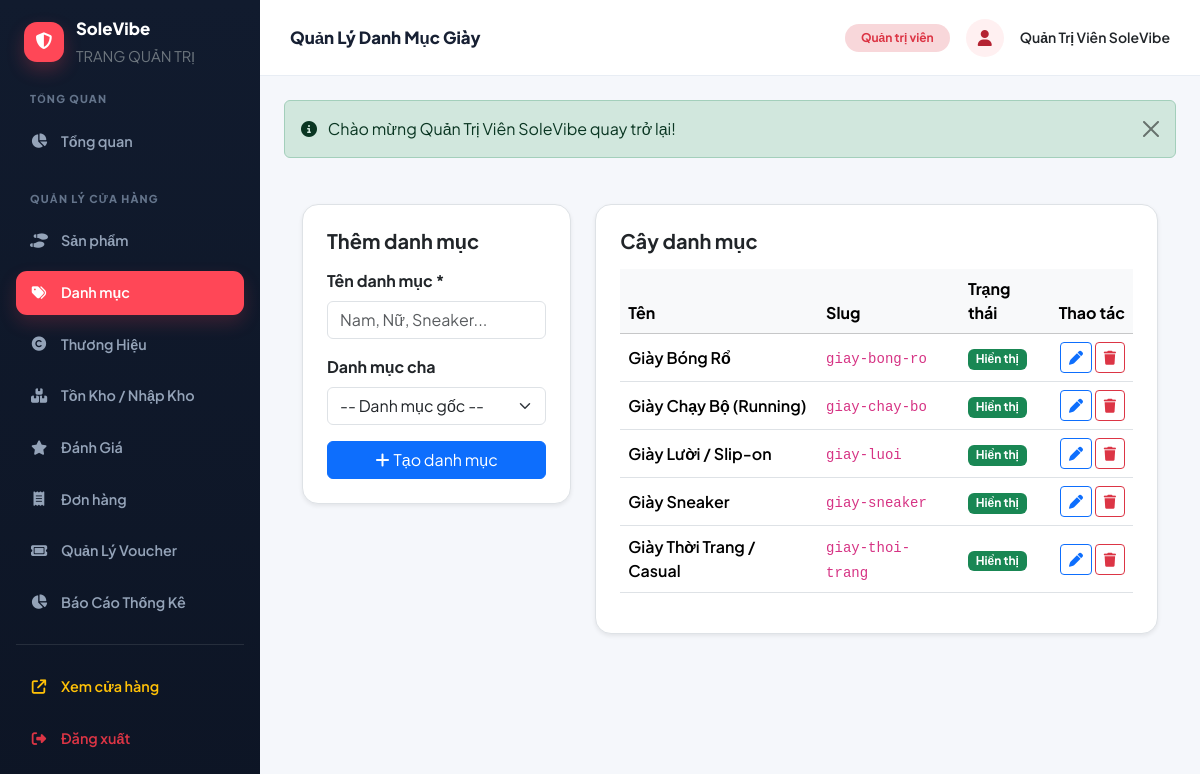
/index.php?act=admin-categories (signed in), run on the app's committed database.
### tables this page shows
CREATE TABLE `categories` (
  `id` bigint unsigned NOT NULL AUTO_INCREMENT,
  `parent_id` bigint unsigned DEFAULT NULL,
  `name` varchar(120) NOT NULL,
  `slug` varchar(150) NOT NULL,
  `status` enum('active','inactive') NOT NULL DEFAULT 'active',
  PRIMARY KEY (`id`),
  UNIQUE KEY `slug` (`slug`),
  KEY `parent_id` (`parent_id`),
  CONSTRAINT `categories_ibfk_1` FOREIGN KEY (`parent_id`) REFERENCES `categories` (`id`) ON DELETE SET NULL
);

### app/Core/BaseController.php (called while the page is built, shortened)
<?php
abstract class BaseController
{
    protected function adminView(string $viewPath, array $data = []): void
    {
        extract($data);
        $viewFile = __DIR__ . '/../Views/admin/' . $viewPath . '.php';
        $header = __DIR__ . '/../Views/layouts/admin_header.php';
        $footer = __DIR__ . '/../Views/layouts/admin_footer.php';
        require_once $header;
        require_once $viewFile;
        require_once $footer;
    }
}

### app/Controllers/Admin/CategoryController.php (called while the page is built, shortened)
<?php
class CategoryController extends BaseController
{
    private Category $categoryModel;
    public function __construct()
    {
        $this->categoryModel = new Category();
    }
    public function index(): void
    {
        $categories = $this->categoryModel->getFlatList();
        $this->adminView('categories/index', [
            'pageTitle'  => 'Quản Lý Danh Mục Giày',
            'categories' => $categories,
            'parentCategories' => $this->categoryModel->getFlatList(true),
        ]);
    }
}

### index.php (called while the page is built, shortened)
<?php
spl_autoload_register(function (string $class): void {
    $prefix = 'App\\';
    $relativeClass = substr($class, strlen($prefix));
    $file = ROOT_PATH . '/app/' . str_replace('\\', DIRECTORY_SEPARATOR, $relativeClass) . '.php';
});
require_once ROOT_PATH . '/app/Core/Helper.php';
$router = new App\Core\Router();
$router->dispatch();

### app/Core/Helper.php (called while the page is built, shortened)
<?php
if (!function_exists('base_url')) {
    function base_url(string $path = ''): string
    {
        static $baseUrl = null;
        if ($baseUrl === null) {
            $config = require __DIR__ . '/../../config/app.php';
            if (!empty($config['base_url'])) {
                $baseUrl = rtrim($config['base_url'], '/');
            } elseif (PHP_SAPI === 'cli') {
                $baseUrl = 'http://localhost/www/ban%20giay2';
            } else {
                $protocol = (!empty($_SERVER['HTTPS']) && $_SERVER['HTTPS'] !== 'off') ? 'https://' : 'http://';
                $host = $_SERVER['HTTP_HOST'] ?? 'localhost';
                $scriptName = str_replace('\\', '/', dirname($_SERVER['SCRIPT_NAME'] ?? ''));
                $scriptDir = ($scriptName === '/' || $scriptName === '.') ? '' : $scriptName;
                $baseUrl = rtrim($protocol . $host . $scriptDir, '/');
            }
        }
        return $baseUrl . ($path ? '/' . ltrim($path, '/') : '');
    }
}
if (!function_exists('route_url')) {
    function route_url(string $act = '', array $params = []): string
    {
        $query = [];
        if ($act !== '') {
            $query['act'] = $act;
        }
        foreach ($params as $k => $v) {
            $query[$k] = $v;
        }
        $queryString = http_build_query($query);
        return base_url($queryString ? 'index.php?' . $queryString : '');
    }
}
if (!function_exists('get_flash')) {
    function get_flash(string $key): ?array
    {
        if (isset($_SESSION['flash'][$key])) {
            $flash = $_SESSION['flash'][$key];
            return $flash;
        }
        return null;
    }
}
if (!function_exists('auth')) {
    function auth(): ?array
    {
        return $_SESSION['user'] ?? null;
    }
}

### config/app.php (called while the page is built)
<?php
return [
    'name'     => 'SoleVibe Sneaker Store',
    'base_url' => '',
    'timezone' => 'Asia/Ho_Chi_Minh',
];

### app/Models/Category.php (called while the page is built, shortened)
<?php
class Category extends BaseModel
{
    public function getFlatList(bool $activeOnly = false): array
    {
        $where = $activeOnly ? "WHERE status = 'active'" : '';
        $categories = $this->fetchAll("SELECT id, parent_id, name, slug, status FROM categories {$where} ORDER BY name ASC");
        $result = [];
        return $result;
    }
}

### app/Core/BaseModel.php (called while the page is built, shortened)
<?php
abstract class BaseModel
{
    protected PDO $db;
    public function __construct()
    {
        $this->db = Database::getConnection();
    }
    public function query(string $sql, array $params = []): PDOStatement
    {
        $stmt = $this->db->prepare($sql);
        $stmt->execute($params);
        return $stmt;
    }
    public function fetchAll(string $sql, array $params = []): array
    {
        return $this->query($sql, $params)->fetchAll();
    }
}

### config/database.php (called while the page is built)
<?php
return [
    'host'     => '127.0.0.1',
    'port'     => '3306',
    'dbname'   => 'bangiay2',
    'username' => 'root',
    'password' => '',
    'charset'  => 'utf8mb4',
    'options'  => [
        PDO::ATTR_ERRMODE            => PDO::ERRMODE_EXCEPTION,
        PDO::ATTR_DEFAULT_FETCH_MODE => PDO::FETCH_ASSOC,
        PDO::ATTR_EMULATE_PREPARES   => false,
        PDO::MYSQL_ATTR_INIT_COMMAND => "SET sql_mode=(SELECT REPLACE(@@sql_mode,'ONLY_FULL_GROUP_BY',''))",
    ],
];

### app/Core/Database.php (called while the page is built, shortened)
<?php
class Database
{
    private static ?PDO $instance = null;
    public static function getConnection(): PDO
    {
        if (self::$instance === null) {
            $config = require __DIR__ . '/../../config/database.php';
            $dsn = sprintf(
                'mysql:host=%s;port=%s;dbname=%s;charset=%s',
                $config['host'],
                $config['port'],
                $config['dbname'],
                $config['charset']
            );
            try {
                self::$instance = new PDO(
                    $dsn,
                    $config['username'],
                    $config['password'],
                    $config['options']
                );
            } catch (PDOException $e) {
                die('Lỗi kết nối cơ sở dữ liệu: ' . $e->getMessage());
            }
        }
        return self::$instance;
    }
}

### app/Views/admin/categories/index.php (the view, shortened to what this page needs)
<div class="container-fluid">
    <div class="row g-4">
        <div class="col-lg-4">
            <div class="bg-white p-4 rounded-4 border shadow-sm">
                <h5 class="fw-bold mb-3">Thêm danh mục</h5>
                <form action="<?= route_url('admin-category-store') ?>" method="POST">
                    <div class="mb-3">
                        <label class="form-label fw-bold" for="categoryName">Tên danh mục *</label>
                        <input id="categoryName" type="text" name="name" class="form-control" maxlength="120" required placeholder="Nam, Nữ, Sneaker...">
                    </div>
                    <div class="mb-3">
                        <label class="form-label fw-bold" for="categoryParent">Danh mục cha</label>
                        <select id="categoryParent" name="parent_id" class="form-select">
                            <option value="">-- Danh mục gốc --</option>
                        </select>
                    </div>
                    <button type="submit" class="btn btn-primary w-100"><i class="fa-solid fa-plus me-1"></i>Tạo danh mục</button>
                </form>
            </div>
        </div>
        <div class="col-lg-8">
            <div class="bg-white p-4 rounded-4 border shadow-sm">
                <h5 class="fw-bold mb-3">Cây danh mục</h5>
                <div class="table-responsive">
                    <table class="table align-middle table-hover">
                        <thead class="table-light"><tr><th>Tên</th><th>Slug</th><th>Trạng thái</th><th class="text-end">Thao tác</th></tr></thead>
                        <tbody>
                        <?php foreach ($categories as $category): ?>
                            <tr>
                                <td class="fw-semibold"><?= str_repeat('&mdash; ', (int)($category['depth'] ?? 0)) ?><?= htmlspecialchars($category['name']) ?></td>
                                <td><code><?= htmlspecialchars($category['slug']) ?></code></td>
                                <td><span class="badge <?= $category['status'] === 'active' ? 'bg-success' : 'bg-secondary' ?>"><?= $category['status'] === 'active' ? 'Hiển thị' : 'Tạm ẩn' ?></span></td>
                                <td class="text-end text-nowrap">
                                    <a class="btn btn-sm btn-outline-primary" href="<?= route_url('admin-category-edit', ['id' => $category['id']]) ?>"><i class="fa-solid fa-pen"></i></a>
                                    <form class="d-inline" method="POST" action="<?= route_url('admin-category-delete') ?>" onsubmit="return confirm('Xóa danh mục này? Sản phẩm sẽ bị bỏ phân loại.')">
                                        <button class="btn btn-sm btn-outline-danger" type="submit"><i class="fa-solid fa-trash"></i></button>
                                    </form>
                                </td>
                            </tr>
                        <?php endforeach; ?>
                        </tbody>
                    </table>
                </div>
            </div>
        </div>
    </div>
</div>

### app/Views/layouts/admin_header.php (shortened to what this page needs)
<!DOCTYPE html>
<html lang="vi">
<head>
    <link href="https://cdn.jsdelivr.net/npm/bootstrap@5.3.3/dist/css/bootstrap.min.css" rel="stylesheet">
    <link href="https://cdnjs.cloudflare.com/ajax/libs/font-awesome/6.5.1/css/all.min.css" rel="stylesheet">
</head>
<body>
<div class="admin-shell d-flex min-vh-100">
    <aside class="admin-sidebar py-3" id="adminSidebar">
        <div class="px-4 mb-4">
            <a href="<?= route_url('admin') ?>" class="admin-brand">
                <span class="admin-brand-icon"><i class="fa-solid fa-shield-halved"></i></span>
                <span>SoleVibe<small class="d-block text-secondary fw-normal mt-1">TRANG QUẢN TRỊ</small></span>
            </a>
        </div>
        <nav class="nav flex-column">
            <div class="admin-sidebar-caption mb-2">Tổng quan</div>
            <a class="nav-link <?= (!isset($_GET['act']) || in_array($_GET['act'], ['admin', 'admin-dashboard'], true)) ? 'active' : '' ?>" href="<?= route_url('admin') ?>">
                <i class="fa-solid fa-chart-pie"></i> Tổng quan
            </a>
            <div class="admin-sidebar-caption mt-4 mb-2">Quản lý cửa hàng</div>
            <a class="nav-link <?= (isset($_GET['act']) && str_contains($_GET['act'], 'product')) ? 'active' : '' ?>" href="<?= route_url('admin-products') ?>">
                <i class="fa-solid fa-shoe-prints"></i> Sản phẩm
            </a>
            <a class="nav-link <?= (isset($_GET['act']) && str_contains($_GET['act'], 'categor')) ? 'active' : '' ?>" href="<?= route_url('admin-categories') ?>">
                <i class="fa-solid fa-tags"></i> Danh mục
            </a>
            <a class="nav-link <?= (isset($_GET['act']) && str_contains($_GET['act'], 'brand')) ? 'active' : '' ?>" href="<?= route_url('admin-brands') ?>">
                <i class="fa-solid fa-copyright"></i> Thương Hiệu
            </a>
            <a class="nav-link <?= (isset($_GET['act']) && str_contains($_GET['act'], 'inventory')) || (isset($_GET['act']) && str_contains($_GET['act'], 'stock-receipt')) ? 'active' : '' ?>" href="<?= route_url('admin-inventory') ?>">
                <i class="fa-solid fa-boxes-stacked"></i> Tồn Kho / Nhập Kho
            </a>
            <a class="nav-link <?= (isset($_GET['act']) && str_contains($_GET['act'], 'review')) ? 'active' : '' ?>" href="<?= route_url('admin-reviews') ?>">
                <i class="fa-solid fa-star"></i> Đánh Giá
            </a>
            <a class="nav-link <?= (isset($_GET['act']) && str_contains($_GET['act'], 'order')) ? 'active' : '' ?>" href="<?= route_url('admin-orders') ?>">
                <i class="fa-solid fa-receipt"></i> Đơn hàng
            </a>
            <a class="nav-link <?= (isset($_GET['act']) && str_contains($_GET['act'], 'voucher')) ? 'active' : '' ?>" href="<?= route_url('admin-vouchers') ?>">
                <i class="fa-solid fa-ticket"></i> Quản Lý Voucher
            </a>
            <a class="nav-link <?= (isset($_GET['act']) && str_contains($_GET['act'], 'report')) ? 'active' : '' ?>" href="<?= route_url('admin-reports') ?>">
                <i class="fa-solid fa-chart-pie"></i> Báo Cáo Thống Kê
            </a>
            <hr class="border-secondary mx-3 my-3">
            <a class="nav-link text-warning" href="<?= route_url() ?>" target="_blank">
                <i class="fa-solid fa-arrow-up-right-from-square"></i> Xem cửa hàng
            </a>
            <a class="nav-link text-danger" href="<?= route_url('logout') ?>">
                <i class="fa-solid fa-right-from-bracket"></i> Đăng xuất
            </a>
        </nav>
    </aside>
    <div class="admin-main">
        <header class="admin-topbar d-flex justify-content-between align-items-center">
            <div class="d-flex align-items-center gap-3">
                <span class="admin-topbar-title"><?= htmlspecialchars($pageTitle ?? 'Quản Trị') ?></span>
            </div>
            <div class="d-flex align-items-center gap-3">
                <span class="badge rounded-pill bg-danger-subtle text-danger px-3 py-2">Quản trị viên</span>
                <span class="admin-avatar"><i class="fa-solid fa-user"></i></span>
                <span class="fw-semibold text-dark small"><?= htmlspecialchars(auth()['full_name'] ?? 'Admin') ?></span>
            </div>
        </header>
        <div class="p-4 pb-0">
            <?php foreach (['success', 'error', 'info', 'warning'] as $flashType): ?>
                <?php if ($flash = get_flash($flashType)): ?>
                    <div class="alert alert-<?= $flash['type'] ?? 'info' ?> alert-dismissible fade show" role="alert">
                        <i class="fa-solid fa-circle-info me-2"></i>
                        <?= htmlspecialchars($flash['message']) ?>
                        <button type="button" class="btn-close" data-bs-dismiss="alert" aria-label="Close"></button>
                    </div>
                <?php endif; ?>
            <?php endforeach; ?>
        </div>
        <main class="admin-content">

### app/Views/layouts/admin_footer.php (shortened to what this page needs)
        </main>
    </div>
</div>
</body>
</html>

### app/Views/layouts/admin_header.php (style rules this page uses)
:root { --admin-primary: #ff4757; --admin-ink: #172033; --admin-muted: #718096; --admin-border: #e8edf4; --admin-canvas: #f5f7fb; }
body { min-height: 100vh; background: var(--admin-canvas); font-family: 'Plus Jakarta Sans', sans-serif; }
.admin-sidebar { position: sticky; top: 0; width: 260px; height: 100vh; min-height: 100vh; overflow-y: auto; flex-shrink: 0; color: #94a3b8; background: linear-gradient(180deg, #111b2e, #0d1525); }
.admin-brand { display: flex; align-items: center; gap: 12px; color: #fff; font-size: 1.05rem; font-weight: 800; text-decoration: none; }
.admin-brand-icon { display: inline-flex; align-items: center; justify-content: center; width: 40px; height: 40px; border-radius: 13px; color: #fff; background: var(--admin-primary); box-shadow: 0 8px 18px rgba(255, 71, 87, 0.24); }
.admin-sidebar-caption { padding: 0 30px; color: #64748b; font-size: 0.68rem; font-weight: 800; letter-spacing: 1.2px; text-transform: uppercase; }
.admin-sidebar .nav-link { display: flex; align-items: center; gap: 13px; margin: 4px 16px; padding: 11px 14px; border-radius: 11px; color: #94a3b8; font-size: 0.9rem; font-weight: 600; transition: color 0.2s, background-color 0.2s; }
.admin-sidebar .nav-link i { width: 18px; text-align: center; }
.admin-sidebar .nav-link.active { color: #fff; background: var(--admin-primary); box-shadow: 0 8px 18px rgba(255, 71, 87, 0.18); }
.admin-main { display: flex; min-width: 0; flex-grow: 1; flex-direction: column; overflow-x: hidden; }
.admin-topbar { position: sticky; z-index: 20; top: 0; min-height: 76px; padding: 12px 30px; border-bottom: 1px solid var(--admin-border); background: rgba(255, 255, 255, 0.94); backdrop-filter: blur(12px); }
.admin-topbar-title { color: var(--admin-ink); font-size: 1.05rem; font-weight: 800; }
.admin-avatar { display: inline-flex; align-items: center; justify-content: center; width: 38px; height: 38px; border-radius: 50%; color: #b42332; background: #fff0f1; }
.admin-content { width: 100%; max-width: 1600px; margin: 0 auto; padding: 30px; }

### data on the page
categories: name "Giày Bóng Rổ", slug "giay-bong-ro", status "Hiển thị"
categories: name "Giày Chạy Bộ (Running)", slug "giay-chay-bo", status "Hiển thị"
categories: name "Giày Lười / Slip-on", slug "giay-luoi", status "Hiển thị"
categories: name "Giày Sneaker", slug "giay-sneaker", status "Hiển thị"
categories: name "Giày Thời Trang / Casual", slug "giay-thoi-trang", status "Hiển thị"

### other printed values
$pageTitle "Quản Lý Danh Mục Giày"
auth()['full_name'] "Quản Trị Viên SoleVibe"
$flash['message'] "Chào mừng Quản Trị Viên SoleVibe quay trở lại!"
